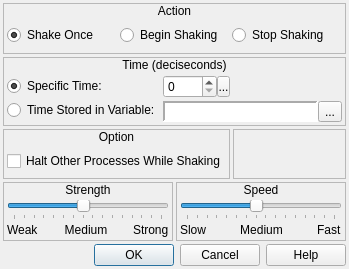
<?xml version="1.0" encoding="UTF-8"?>
<ui version="4.0">
 <class>ConfigureEvent_ShakeScreen</class>
 <widget class="QDialog" name="ConfigureEvent_ShakeScreen">
  <property name="geometry">
   <rect>
    <x>0</x>
    <y>0</y>
    <width>349</width>
    <height>269</height>
   </rect>
  </property>
  <property name="windowTitle">
   <string>Shake Screen</string>
  </property>
  <property name="windowIcon">
   <iconset resource="gui_icons.qrc">
    <normaloff>:/icons/openrpgmaker.png</normaloff>:/icons/openrpgmaker.png</iconset>
  </property>
  <property name="styleSheet">
   <string notr="true">.QFrame
{
	border-width: 1px;
	border-style: solid;
	border-color: palette(window-text);
}

.QFrame&gt;QLabel
{
	border-width: 0px;
	background-color: palette(window-text);
	color: palette(window);
	font-weight: bold;
}

.QFrame&gt;QCheckBox
{
	background-color: palette(window-text);
	border-width: 0px;
	border-style: none;
	color: palette(window);
	spacing: 3px;
	font-weight: bold;
	padding: 0px 0px 0px 3px;
}

.QFrame&gt;QCheckBox::indicator
{
	min-width: 8px;
	max-width: 8px;
	min-height: 8px;
	max-height: 8px;
	width: 8px;
	height: 8px;
	border-width: 2px;
	border-radius: 0px;
	border-style: ridge;
	border-color: palette(mid);
}

.QFrame&gt;QCheckBox::indicator:unchecked
{
	background-color: palette(base);
}

.QFrame&gt;QCheckBox::indicator:checked
{
	background-color: palette(window-text);
}

.QFrame&gt;QCheckBox::indicator:hover
{
	border-color: palette(highlight);
}</string>
  </property>
  <layout class="QVBoxLayout" name="verticalLayout_7">
   <property name="spacing">
    <number>3</number>
   </property>
   <property name="margin">
    <number>3</number>
   </property>
   <item>
    <widget class="QFrame" name="frame">
     <property name="frameShape">
      <enum>QFrame::StyledPanel</enum>
     </property>
     <property name="frameShadow">
      <enum>QFrame::Raised</enum>
     </property>
     <layout class="QVBoxLayout" name="verticalLayout">
      <property name="spacing">
       <number>0</number>
      </property>
      <property name="margin">
       <number>0</number>
      </property>
      <item>
       <widget class="QLabel" name="label">
        <property name="sizePolicy">
         <sizepolicy hsizetype="Preferred" vsizetype="Fixed">
          <horstretch>0</horstretch>
          <verstretch>0</verstretch>
         </sizepolicy>
        </property>
        <property name="text">
         <string>Action</string>
        </property>
        <property name="alignment">
         <set>Qt::AlignCenter</set>
        </property>
       </widget>
      </item>
      <item>
       <widget class="QWidget" name="widget" native="true">
        <layout class="QHBoxLayout" name="horizontalLayout">
         <property name="spacing">
          <number>3</number>
         </property>
         <property name="margin">
          <number>3</number>
         </property>
         <item>
          <widget class="QRadioButton" name="rbShakeOnce">
           <property name="text">
            <string>Shake Once</string>
           </property>
           <property name="checked">
            <bool>true</bool>
           </property>
          </widget>
         </item>
         <item>
          <widget class="QRadioButton" name="rbBeginShaking">
           <property name="text">
            <string>Begin Shaking</string>
           </property>
          </widget>
         </item>
         <item>
          <widget class="QRadioButton" name="rbStopShaking">
           <property name="text">
            <string>Stop Shaking</string>
           </property>
          </widget>
         </item>
        </layout>
       </widget>
      </item>
     </layout>
    </widget>
   </item>
   <item>
    <widget class="QFrame" name="frmTime">
     <property name="sizePolicy">
      <sizepolicy hsizetype="Preferred" vsizetype="Fixed">
       <horstretch>0</horstretch>
       <verstretch>0</verstretch>
      </sizepolicy>
     </property>
     <property name="frameShape">
      <enum>QFrame::StyledPanel</enum>
     </property>
     <property name="frameShadow">
      <enum>QFrame::Raised</enum>
     </property>
     <layout class="QVBoxLayout" name="verticalLayout_9">
      <property name="spacing">
       <number>0</number>
      </property>
      <property name="margin">
       <number>0</number>
      </property>
      <item>
       <widget class="QLabel" name="label_4">
        <property name="sizePolicy">
         <sizepolicy hsizetype="Preferred" vsizetype="Fixed">
          <horstretch>0</horstretch>
          <verstretch>0</verstretch>
         </sizepolicy>
        </property>
        <property name="text">
         <string>Time (deciseconds)</string>
        </property>
        <property name="alignment">
         <set>Qt::AlignCenter</set>
        </property>
       </widget>
      </item>
      <item>
       <widget class="QWidget" name="widget_5" native="true">
        <layout class="QHBoxLayout" name="horizontalLayout_5">
         <property name="spacing">
          <number>3</number>
         </property>
         <property name="margin">
          <number>3</number>
         </property>
         <item>
          <widget class="QWidget" name="widget_7" native="true">
           <property name="sizePolicy">
            <sizepolicy hsizetype="Fixed" vsizetype="Preferred">
             <horstretch>0</horstretch>
             <verstretch>0</verstretch>
            </sizepolicy>
           </property>
           <layout class="QVBoxLayout" name="verticalLayout_11">
            <property name="spacing">
             <number>3</number>
            </property>
            <property name="margin">
             <number>0</number>
            </property>
            <item>
             <widget class="QRadioButton" name="rbSpecificTime">
              <property name="sizePolicy">
               <sizepolicy hsizetype="Fixed" vsizetype="Fixed">
                <horstretch>0</horstretch>
                <verstretch>0</verstretch>
               </sizepolicy>
              </property>
              <property name="text">
               <string>Specific Time:</string>
              </property>
              <property name="checked">
               <bool>true</bool>
              </property>
             </widget>
            </item>
            <item>
             <widget class="QRadioButton" name="rbStoredTime">
              <property name="sizePolicy">
               <sizepolicy hsizetype="Fixed" vsizetype="Fixed">
                <horstretch>0</horstretch>
                <verstretch>0</verstretch>
               </sizepolicy>
              </property>
              <property name="text">
               <string>Time Stored in Variable:</string>
              </property>
             </widget>
            </item>
           </layout>
          </widget>
         </item>
         <item>
          <widget class="QWidget" name="widget_12" native="true">
           <layout class="QVBoxLayout" name="verticalLayout_10">
            <property name="spacing">
             <number>3</number>
            </property>
            <property name="margin">
             <number>0</number>
            </property>
            <item>
             <widget class="QWidget" name="wTime" native="true">
              <property name="sizePolicy">
               <sizepolicy hsizetype="Fixed" vsizetype="Fixed">
                <horstretch>0</horstretch>
                <verstretch>0</verstretch>
               </sizepolicy>
              </property>
              <layout class="QHBoxLayout" name="horizontalLayout_6">
               <property name="spacing">
                <number>0</number>
               </property>
               <property name="margin">
                <number>0</number>
               </property>
               <item>
                <widget class="QSpinBox" name="sbTime">
                 <property name="sizePolicy">
                  <sizepolicy hsizetype="Preferred" vsizetype="Fixed">
                   <horstretch>0</horstretch>
                   <verstretch>0</verstretch>
                  </sizepolicy>
                 </property>
                 <property name="accelerated">
                  <bool>true</bool>
                 </property>
                 <property name="maximum">
                  <number>1000</number>
                 </property>
                </widget>
               </item>
               <item>
                <widget class="SpinBoxSideButton" name="bTimeSideButton">
                 <property name="minimumSize">
                  <size>
                   <width>13</width>
                   <height>21</height>
                  </size>
                 </property>
                 <property name="maximumSize">
                  <size>
                   <width>13</width>
                   <height>21</height>
                  </size>
                 </property>
                 <property name="text">
                  <string>...</string>
                 </property>
                 <property name="icon">
                  <iconset resource="gui_icons.qrc">
                   <normaloff>:/icons/spinBoxSideButton.png</normaloff>:/icons/spinBoxSideButton.png</iconset>
                 </property>
                 <property name="iconSize">
                  <size>
                   <width>8</width>
                   <height>16</height>
                  </size>
                 </property>
                </widget>
               </item>
              </layout>
             </widget>
            </item>
            <item>
             <widget class="QWidget" name="wTimeVariable" native="true">
              <property name="sizePolicy">
               <sizepolicy hsizetype="Preferred" vsizetype="Fixed">
                <horstretch>0</horstretch>
                <verstretch>0</verstretch>
               </sizepolicy>
              </property>
              <layout class="QHBoxLayout" name="horizontalLayout_37">
               <property name="spacing">
                <number>0</number>
               </property>
               <property name="margin">
                <number>0</number>
               </property>
               <item>
                <widget class="QLabel" name="lblTimeVariable">
                 <property name="sizePolicy">
                  <sizepolicy hsizetype="Preferred" vsizetype="Preferred">
                   <horstretch>0</horstretch>
                   <verstretch>0</verstretch>
                  </sizepolicy>
                 </property>
                 <property name="minimumSize">
                  <size>
                   <width>150</width>
                   <height>0</height>
                  </size>
                 </property>
                 <property name="font">
                  <font>
                   <family>Monospace</family>
                  </font>
                 </property>
                 <property name="styleSheet">
                  <string notr="true">background-color: palette(base);</string>
                 </property>
                 <property name="frameShape">
                  <enum>QFrame::Panel</enum>
                 </property>
                 <property name="frameShadow">
                  <enum>QFrame::Sunken</enum>
                 </property>
                 <property name="lineWidth">
                  <number>2</number>
                 </property>
                 <property name="text">
                  <string/>
                 </property>
                </widget>
               </item>
               <item>
                <widget class="QToolButton" name="bBrowseTimeVariables">
                 <property name="text">
                  <string>...</string>
                 </property>
                 <property name="icon">
                  <iconset resource="gui_icons.qrc">
                   <normaloff>:/icons/fileopen.png</normaloff>:/icons/fileopen.png</iconset>
                 </property>
                </widget>
               </item>
              </layout>
             </widget>
            </item>
           </layout>
          </widget>
         </item>
        </layout>
       </widget>
      </item>
     </layout>
    </widget>
   </item>
   <item>
    <widget class="QWidget" name="widget_8" native="true">
     <layout class="QHBoxLayout" name="horizontalLayout_8">
      <property name="spacing">
       <number>3</number>
      </property>
      <property name="margin">
       <number>0</number>
      </property>
      <item>
       <widget class="QFrame" name="frmOption">
        <property name="frameShape">
         <enum>QFrame::StyledPanel</enum>
        </property>
        <property name="frameShadow">
         <enum>QFrame::Raised</enum>
        </property>
        <layout class="QVBoxLayout" name="verticalLayout_6">
         <property name="spacing">
          <number>0</number>
         </property>
         <property name="margin">
          <number>0</number>
         </property>
         <item>
          <widget class="QLabel" name="label_11">
           <property name="sizePolicy">
            <sizepolicy hsizetype="Preferred" vsizetype="Fixed">
             <horstretch>0</horstretch>
             <verstretch>0</verstretch>
            </sizepolicy>
           </property>
           <property name="text">
            <string>Option</string>
           </property>
           <property name="alignment">
            <set>Qt::AlignCenter</set>
           </property>
          </widget>
         </item>
         <item>
          <widget class="QWidget" name="widget_9" native="true">
           <layout class="QHBoxLayout" name="horizontalLayout_7">
            <property name="spacing">
             <number>3</number>
            </property>
            <property name="margin">
             <number>3</number>
            </property>
            <item>
             <widget class="QCheckBox" name="cbHaltOtherProcesses">
              <property name="text">
               <string>Halt Other Processes While Shaking</string>
              </property>
             </widget>
            </item>
           </layout>
          </widget>
         </item>
        </layout>
       </widget>
      </item>
      <item>
       <widget class="QFrame" name="frame_6">
        <property name="frameShape">
         <enum>QFrame::StyledPanel</enum>
        </property>
        <property name="frameShadow">
         <enum>QFrame::Raised</enum>
        </property>
       </widget>
      </item>
     </layout>
    </widget>
   </item>
   <item>
    <widget class="QWidget" name="widget_2" native="true">
     <layout class="QHBoxLayout" name="horizontalLayout_4">
      <property name="spacing">
       <number>3</number>
      </property>
      <property name="margin">
       <number>0</number>
      </property>
      <item>
       <widget class="QFrame" name="frmStrength">
        <property name="frameShape">
         <enum>QFrame::StyledPanel</enum>
        </property>
        <property name="frameShadow">
         <enum>QFrame::Raised</enum>
        </property>
        <layout class="QVBoxLayout" name="verticalLayout_2">
         <property name="spacing">
          <number>0</number>
         </property>
         <property name="margin">
          <number>0</number>
         </property>
         <item>
          <widget class="QLabel" name="label_2">
           <property name="sizePolicy">
            <sizepolicy hsizetype="Preferred" vsizetype="Fixed">
             <horstretch>0</horstretch>
             <verstretch>0</verstretch>
            </sizepolicy>
           </property>
           <property name="text">
            <string>Strength</string>
           </property>
           <property name="alignment">
            <set>Qt::AlignCenter</set>
           </property>
          </widget>
         </item>
         <item>
          <widget class="QWidget" name="widget_3" native="true">
           <layout class="QVBoxLayout" name="verticalLayout_4">
            <property name="spacing">
             <number>3</number>
            </property>
            <property name="margin">
             <number>3</number>
            </property>
            <item>
             <widget class="QSlider" name="hsStrength">
              <property name="minimum">
               <number>1</number>
              </property>
              <property name="maximum">
               <number>16</number>
              </property>
              <property name="value">
               <number>8</number>
              </property>
              <property name="orientation">
               <enum>Qt::Horizontal</enum>
              </property>
              <property name="tickPosition">
               <enum>QSlider::TicksBelow</enum>
              </property>
              <property name="tickInterval">
               <number>1</number>
              </property>
             </widget>
            </item>
            <item>
             <widget class="QWidget" name="widget_6" native="true">
              <layout class="QHBoxLayout" name="horizontalLayout_2">
               <property name="spacing">
                <number>0</number>
               </property>
               <property name="margin">
                <number>0</number>
               </property>
               <item>
                <widget class="QLabel" name="label_5">
                 <property name="sizePolicy">
                  <sizepolicy hsizetype="Fixed" vsizetype="Fixed">
                   <horstretch>0</horstretch>
                   <verstretch>0</verstretch>
                  </sizepolicy>
                 </property>
                 <property name="text">
                  <string>Weak</string>
                 </property>
                </widget>
               </item>
               <item>
                <widget class="QLabel" name="label_6">
                 <property name="sizePolicy">
                  <sizepolicy hsizetype="Preferred" vsizetype="Fixed">
                   <horstretch>0</horstretch>
                   <verstretch>0</verstretch>
                  </sizepolicy>
                 </property>
                 <property name="text">
                  <string>Medium</string>
                 </property>
                 <property name="alignment">
                  <set>Qt::AlignCenter</set>
                 </property>
                </widget>
               </item>
               <item>
                <widget class="QLabel" name="label_7">
                 <property name="sizePolicy">
                  <sizepolicy hsizetype="Fixed" vsizetype="Fixed">
                   <horstretch>0</horstretch>
                   <verstretch>0</verstretch>
                  </sizepolicy>
                 </property>
                 <property name="text">
                  <string>Strong</string>
                 </property>
                </widget>
               </item>
              </layout>
             </widget>
            </item>
           </layout>
          </widget>
         </item>
        </layout>
       </widget>
      </item>
      <item>
       <widget class="QFrame" name="frmSpeed">
        <property name="frameShape">
         <enum>QFrame::StyledPanel</enum>
        </property>
        <property name="frameShadow">
         <enum>QFrame::Raised</enum>
        </property>
        <layout class="QVBoxLayout" name="verticalLayout_3">
         <property name="spacing">
          <number>0</number>
         </property>
         <property name="margin">
          <number>0</number>
         </property>
         <item>
          <widget class="QLabel" name="label_3">
           <property name="sizePolicy">
            <sizepolicy hsizetype="Preferred" vsizetype="Fixed">
             <horstretch>0</horstretch>
             <verstretch>0</verstretch>
            </sizepolicy>
           </property>
           <property name="text">
            <string>Speed</string>
           </property>
           <property name="alignment">
            <set>Qt::AlignCenter</set>
           </property>
          </widget>
         </item>
         <item>
          <widget class="QWidget" name="widget_4" native="true">
           <layout class="QVBoxLayout" name="verticalLayout_5">
            <property name="spacing">
             <number>3</number>
            </property>
            <property name="margin">
             <number>3</number>
            </property>
            <item>
             <widget class="QSlider" name="hsSpeed">
              <property name="minimum">
               <number>1</number>
              </property>
              <property name="maximum">
               <number>16</number>
              </property>
              <property name="value">
               <number>8</number>
              </property>
              <property name="orientation">
               <enum>Qt::Horizontal</enum>
              </property>
              <property name="tickPosition">
               <enum>QSlider::TicksBelow</enum>
              </property>
              <property name="tickInterval">
               <number>1</number>
              </property>
             </widget>
            </item>
            <item>
             <widget class="QWidget" name="widget_10" native="true">
              <layout class="QHBoxLayout" name="horizontalLayout_3">
               <property name="spacing">
                <number>0</number>
               </property>
               <property name="margin">
                <number>0</number>
               </property>
               <item>
                <widget class="QLabel" name="label_8">
                 <property name="sizePolicy">
                  <sizepolicy hsizetype="Fixed" vsizetype="Fixed">
                   <horstretch>0</horstretch>
                   <verstretch>0</verstretch>
                  </sizepolicy>
                 </property>
                 <property name="text">
                  <string>Slow</string>
                 </property>
                </widget>
               </item>
               <item>
                <widget class="QLabel" name="label_9">
                 <property name="sizePolicy">
                  <sizepolicy hsizetype="Preferred" vsizetype="Fixed">
                   <horstretch>0</horstretch>
                   <verstretch>0</verstretch>
                  </sizepolicy>
                 </property>
                 <property name="text">
                  <string>Medium</string>
                 </property>
                 <property name="alignment">
                  <set>Qt::AlignCenter</set>
                 </property>
                </widget>
               </item>
               <item>
                <widget class="QLabel" name="label_10">
                 <property name="sizePolicy">
                  <sizepolicy hsizetype="Fixed" vsizetype="Fixed">
                   <horstretch>0</horstretch>
                   <verstretch>0</verstretch>
                  </sizepolicy>
                 </property>
                 <property name="text">
                  <string>Fast</string>
                 </property>
                </widget>
               </item>
              </layout>
             </widget>
            </item>
           </layout>
          </widget>
         </item>
        </layout>
       </widget>
      </item>
     </layout>
    </widget>
   </item>
   <item>
    <widget class="QDialogButtonBox" name="buttonBox">
     <property name="orientation">
      <enum>Qt::Horizontal</enum>
     </property>
     <property name="standardButtons">
      <set>QDialogButtonBox::Cancel|QDialogButtonBox::Help|QDialogButtonBox::Ok</set>
     </property>
    </widget>
   </item>
  </layout>
 </widget>
 <customwidgets>
  <customwidget>
   <class>SpinBoxSideButton</class>
   <extends>QToolButton</extends>
   <header>spinboxsidebutton.h</header>
  </customwidget>
 </customwidgets>
 <resources>
  <include location="gui_icons.qrc"/>
 </resources>
 <connections>
  <connection>
   <sender>buttonBox</sender>
   <signal>accepted()</signal>
   <receiver>ConfigureEvent_ShakeScreen</receiver>
   <slot>accept()</slot>
   <hints>
    <hint type="sourcelabel">
     <x>248</x>
     <y>254</y>
    </hint>
    <hint type="destinationlabel">
     <x>157</x>
     <y>274</y>
    </hint>
   </hints>
  </connection>
  <connection>
   <sender>buttonBox</sender>
   <signal>rejected()</signal>
   <receiver>ConfigureEvent_ShakeScreen</receiver>
   <slot>reject()</slot>
   <hints>
    <hint type="sourcelabel">
     <x>316</x>
     <y>260</y>
    </hint>
    <hint type="destinationlabel">
     <x>286</x>
     <y>274</y>
    </hint>
   </hints>
  </connection>
 </connections>
</ui>
